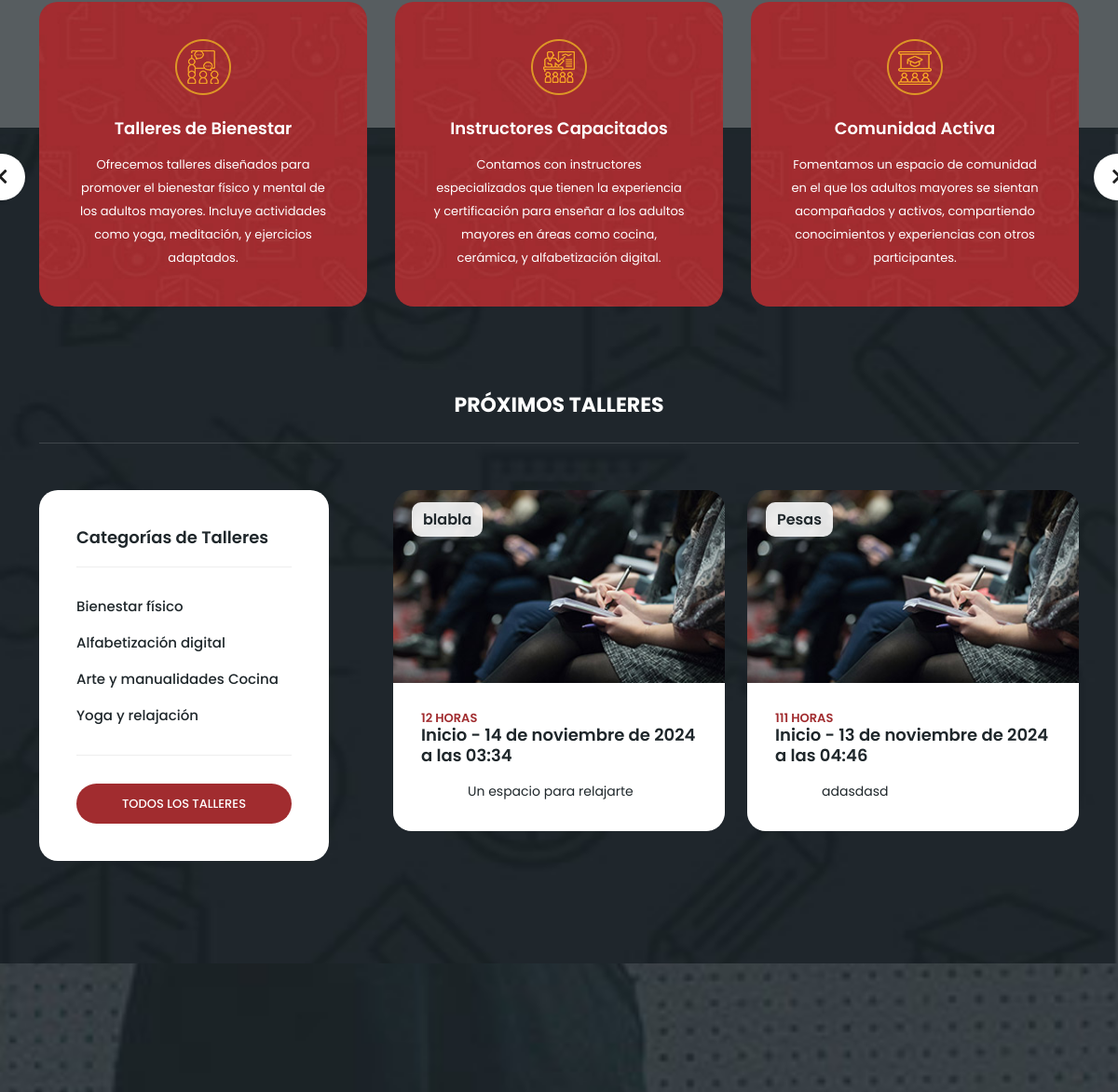
The app's page / (signed in, middle part), older data.
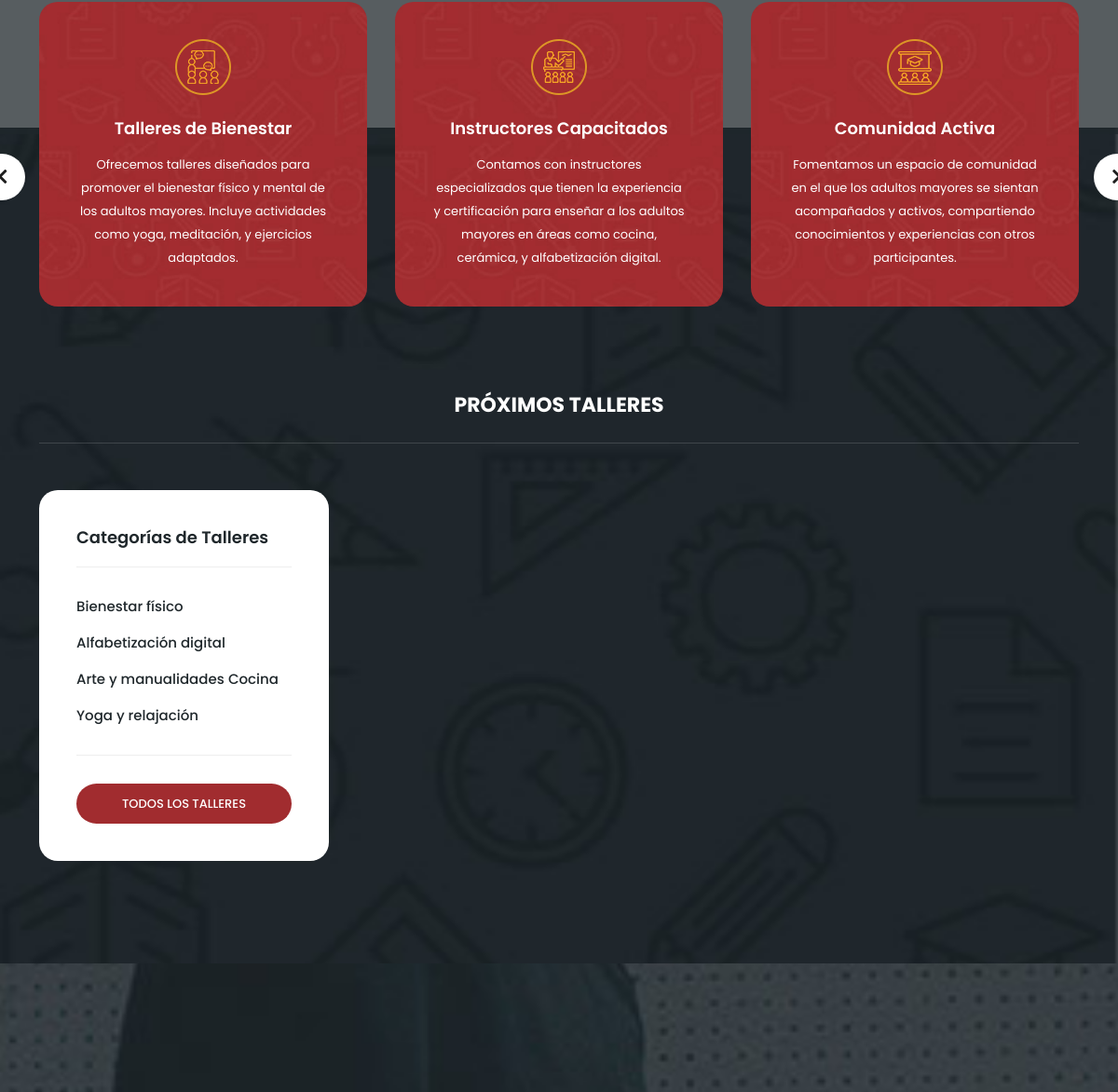
The same page, newer data.
### core/models.py (models this page shows, shortened)
class Taller(models.Model):
    nombre = models.CharField(max_length=100)
    cant_horas = models.IntegerField()  # Número de horas del taller
    descripcion = models.TextField()  # Descripción más larga para texto extenso
    fecha_inicio = models.DateTimeField()  # Fecha y hora de inicio del taller
    fecha_termino = models.DateTimeField()  # Fecha y hora de finalización del taller
    cant_min = models.IntegerField()  # Mínimo de participantes
    cant_max = models.IntegerField()  # Máximo de participantes
    prom_evalua_taller = models.IntegerField()  # Promedio de evaluación del taller

### core/views.py (the view)
# urls.py: path('',index,name='index'),
@login_required
def index(request):
    talleres = Taller.objects.all()
    aux = {
        'lista' : talleres
    }
    return render(request, 'core/index.html',aux)

### core/templates/core/index.html (shortened to what this page needs)
{% extends 'core/base.html' %}
{% load static %}
  {% block content %}
<section class="section main-banner" id="top" data-section="section1">
  <video autoplay muted loop id="bg-video">
      <source src="{% static 'core/images/course-video.mp4' %}" type="video/mp4" />
  </video>
  <div class="video-overlay header-text">
  </div>
</section>
<section class="services">
  <div class="container">
      <div class="row">
          <div class="col-lg-12">
              <div class="owl-service-item owl-carousel">
                  <div class="item">
                      <div class="icon">
                          <img src="{% static 'core/images/service-icon-01.png' %}" alt="">
                      </div>
                      <div class="down-content">
                          <h4>Talleres de Bienestar</h4>
                          <p>Ofrecemos talleres diseñados para promover el bienestar físico y mental de los adultos mayores. Incluye actividades como yoga, meditación, y ejercicios adaptados.</p>
                      </div>
                  </div>
                  <div class="item">
                      <div class="icon">
                          <img src="{% static 'core/images/service-icon-02.png' %}" alt="">
                      </div>
                      <div class="down-content">
                          <h4>Instructores Capacitados</h4>
                          <p>Contamos con instructores especializados que tienen la experiencia y certificación para enseñar a los adultos mayores en áreas como cocina, cerámica, y alfabetización digital.</p>
                      </div>
                  </div>
                  <div class="item">
                      <div class="icon">
                          <img src="{% static 'core/images/service-icon-03.png' %}" alt="">
                      </div>
                      <div class="down-content">
                          <h4>Comunidad Activa</h4>
                          <p>Fomentamos un espacio de comunidad en el que los adultos mayores se sientan acompañados y activos, compartiendo conocimientos y experiencias con otros participantes.</p>
                      </div>
                  </div>
              </div>
          </div>
      </div>
  </div>
</section>
<section class="upcoming-meetings" id="meetings">
  <div class="container">
      <div class="row">
          <div class="col-lg-12">
              <div class="section-heading">
                  <br>
                  <br>
                  <h2>Próximos Talleres</h2>
              </div>
          </div>
          <div class="col-lg-4">
              <div class="categories">
                  <h4>Categorías de Talleres</h4>
                  <ul>
                      <li><a href="#">Bienestar físico</a></li>
                      <li><a href="#">Alfabetización digital</a></li>
                      <li><a href="#">Arte y manualidades</a></li>
                      <li><a href="#">Cocina</a></li>
                      <li><a href="#">Yoga y relajación</a></li>
                  </ul>
                  <div class="main-button-red">
                      <a href="#">Todos los Talleres</a>
                  </div>
              </div>
          </div>
          <div class="col-lg-8">
              <div class="row">
                  {% for aux in lista %}
                  <div class="col-lg-6">
                      <div class="meeting-item">
                          <div class="thumb">
                              <div class="price">
                                  <span>{{ aux.nombre }}</span>
                              </div>
                              <a href="meeting-details.html"><img src="{% static 'core/images/meeting-01.jpg' %}" alt="Taller de {{ aux.nombre }}"></a>
                          </div>
                          <div class="down-content">
                              <div class="date">
                                  <h6>{{ aux.cant_horas }} horas</h6>
                              </div>
                              <h4>Inicio - {{ aux.fecha_inicio }}</h4>
                              <p>{{ aux.descripcion }}</p>
                          </div>
                      </div>
                  </div>
                  {% endfor %}
              </div>
          </div>
      </div>
  </div>
</section>
<section class="apply-now" id="apply">
</section>
  {% endblock %}

### core/templates/core/base.html (shortened to what this page needs)
<!DOCTYPE html>
<html lang="en">
{% load static %}
<head>
    <link href="{% static 'core/vendor/bootstrap/css/bootstrap.min.css' %}" rel="stylesheet">
    <link rel="stylesheet" href="{% static 'core/css/fontawesome.css' %}">
    <link rel="stylesheet" href="{% static 'core/css/templatemo-edu-meeting.css' %}">
    <link rel="stylesheet" href="{% static 'core/css/owl.css' %}">
    <link rel="stylesheet" href="{% static 'core/css/lightbox.css' %}">
</head>
<body>
  {% block content %}
  {% endblock %}
</body>
</html>

### core/static/core/css/templatemo-edu-meeting.css (style rules this page uses)
html, body, div, span, applet, object, iframe, h1, h2, h3, h4, h5, h6, p, blockquote, div pre, a, abbr, acronym, address, big, cite, code, del, dfn, em, font, img, ins, kbd, q, s, samp, small, strike, strong, sub, sup, tt, var, b, u, i, center, dl, dt, dd, ol, ul, li, figure, header, nav, section, article, aside, footer, figcaption { margin: 0; padding: 0; border: 0; outline: 0; }
ul, li { padding: 0; margin: 0; list-style: none; }
header, nav, section, article, aside, footer, hgroup { display: block; }
* { box-sizing: border-box; }
html, body { font-family: 'Poppins', sans-serif; font-weight: 400; background-color: #fff; font-size: 16px; -ms-text-size-adjust: 100%; -webkit-font-smoothing: antialiased; -moz-osx-font-smoothing: grayscale; }
a { text-decoration: none !important; color: #3CF; }
h1, h2, h3, h4, h5, h6 { margin-top: 0px; margin-bottom: 0px; }
ul { margin-bottom: 0px; }
p { font-size: 14px; line-height: 25px; color: #2a2a2a; }
img { width: 100%; overflow: hidden; }
html, body { background: #fff; font-family: 'Poppins', sans-serif; }
.main-button-red a { font-size: 13px; color: #fff; background-color: #a12c2f; padding: 12px 30px; display: inline-block; border-radius: 22px; font-weight: 500; text-transform: uppercase; transition: all .3s; }
.section-heading h2 { line-height: 40px; margin-top: 0px; margin-bottom: 50px; padding-bottom: 20px; border-bottom: 1px solid rgba(250,250,250,0.15); font-size: 22px; font-weight: 700; text-transform: uppercase; color: #fff; }
.main-banner { position: relative; max-height: 100%; overflow: hidden; margin-bottom: -7px; }
#bg-video { min-width: 100%; min-height: 100vh; max-width: 100%; max-height: 100vh; object-fit: cover; z-index: -1; }
.video-overlay { position: absolute; background-color: rgba(31,39,43,0.75); top: 0; left: 0; bottom: 0; right: 0; width: 100%; }
.services { margin-top: -135px; position: absolute; width: 100%; }
.services .item { background-image: url(../images/service-item-bg.jpg); background-repeat: no-repeat; background-size: cover; background-position: center center; border-radius: 20px; text-align: center; color: #fff; padding: 40px; }
.services .item .icon { max-width: 60px; margin: 0 auto; }
.services .item h4 { margin-top: 25px; margin-bottom: 15px; font-size: 18px; font-weight: 600; }
.services .item p { color: #fff; font-size: 13px; }
section.upcoming-meetings { background-image: url(../images/meetings-bg.jpg); background-position: center center; background-attachment: fixed; background-repeat: no-repeat; background-size: cover; padding-top: 230px; padding-bottom: 110px; }
section.upcoming-meetings .section-heading { text-align: center; }
section.upcoming-meetings .categories { background-color: #fff; border-radius: 20px; padding: 40px; margin-right: 45px; }
section.upcoming-meetings .categories h4 { font-size: 18px; font-weight: 600; color: #1f272b; margin-bottom: 30px; padding-bottom: 20px; border-bottom: 1px solid #eee; }
section.upcoming-meetings .categories ul li { display: inline-block; margin-bottom: 15px; }
section.upcoming-meetings .categories ul li a { font-size: 15px; color: #1f272b; font-weight: 500; transition: all .3s; }
section.upcoming-meetings .categories .main-button-red { border-top: 1px solid #eee; padding-top: 30px; margin-top: 15px; }
section.upcoming-meetings .categories .main-button-red a { width: 100%; text-align: center; }
section.apply-now { background-image: url(../images/apply-bg.jpg); background-position: center center; background-attachment: fixed; background-repeat: no-repeat; background-size: cover; padding: 140px 0px; }

Row changes from the older to the newer data that the page shows:
removed Taller: nombre "blabla", cant_horas "12", fecha_inicio "14 de noviembre de 2024 a las 03:34", descripcion "Un espacio para relajarte"
removed Taller: nombre "Pesas", cant_horas "111", fecha_inicio "13 de noviembre de 2024 a las 04:46", descripcion "adasdasd"
